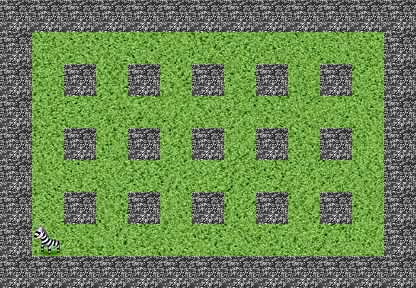

Below is a game level as drawn by its tile map, then a one-line description and the .tmx file that defines it, in full:
An orthogonal 13x9 tile map with 32x32 px tiles, 3 tile layers (Fond, Murs, Zebra), 4 tilesets.

<map version="1.0" tiledversion="1.1.5" orientation="orthogonal" renderorder="right-down" width="13" height="9" tilewidth="32" tileheight="32" infinite="0" nextobjectid="57">
 <tileset firstgid="1" name="herbe" tilewidth="32" tileheight="32" tilecount="400" columns="20">
  <image source="herbe.jpg" width="640" height="640" />
 </tileset>
 <tileset firstgid="401" name="brique" tilewidth="32" tileheight="32" tilecount="1" columns="1">
  <image source="brique.png" width="32" height="32" />
  <tile id="0">
   <properties>
    <property name="Brique" value="brique" />
   </properties>
  </tile>
 </tileset>
 <tileset firstgid="402" name="pierre" tilewidth="32" tileheight="32" tilecount="1" columns="1">
  <image source="pierre.png" width="32" height="32" />
  <tile id="0">
   <properties>
    <property name="Mur" value="Caillou" />
   </properties>
  </tile>
 </tileset>
 <tileset firstgid="403" name="zebre" tilewidth="32" tileheight="32" tilecount="1" columns="1">
  <properties>
   <property name="Zebra" value="Zebre" />
  </properties>
  <image source="zebre.png" width="32" height="32" />
  <tile id="0">
   <properties>
    <property name="Zebra" value="Zebra" />
   </properties>
  </tile>
 </tileset>
 <layer name="Fond" width="13" height="9">
  <data encoding="csv">
87,88,89,90,91,92,93,94,95,96,97,98,99,
107,108,109,110,111,112,113,114,115,116,117,118,119,
127,128,129,130,131,132,133,134,135,136,137,138,139,
147,148,149,150,151,152,153,154,155,156,157,158,159,
167,168,169,170,171,172,173,174,175,176,177,178,179,
187,188,189,190,191,192,193,194,195,196,197,198,199,
207,208,209,210,211,212,213,214,215,216,217,218,219,
227,228,229,230,231,232,233,234,235,236,237,238,239,
247,248,249,250,251,252,253,254,255,256,257,258,259
</data>
 </layer>
 <layer name="Murs" width="13" height="9">
  <data encoding="csv">
402,402,402,402,402,402,402,402,402,402,402,402,402,
402,0,0,0,0,0,0,0,0,0,0,0,402,
402,0,402,0,402,0,402,0,402,0,402,0,402,
402,0,0,0,0,0,0,0,0,0,0,0,402,
402,0,402,0,402,0,402,0,402,0,402,0,402,
402,0,0,0,0,0,0,0,0,0,0,0,402,
402,0,402,0,402,0,402,0,402,0,402,0,402,
402,0,0,0,0,0,0,0,0,0,0,0,402,
402,402,402,402,402,402,402,402,402,402,402,402,402
</data>
 </layer>
 <layer name="Zebra" width="13" height="9">
  <data encoding="csv">
0,0,0,0,0,0,0,0,0,0,0,0,0,
0,0,0,0,0,0,0,0,0,0,0,0,0,
0,0,0,0,0,0,0,0,0,0,0,0,0,
0,0,0,0,0,0,0,0,0,0,0,0,0,
0,0,0,0,0,0,0,0,0,0,0,0,0,
0,0,0,0,0,0,0,0,0,0,0,0,0,
0,0,0,0,0,0,0,0,0,0,0,0,0,
0,403,0,0,0,0,0,0,0,0,0,0,0,
0,0,0,0,0,0,0,0,0,0,0,0,0
</data>
 </layer>
</map>
